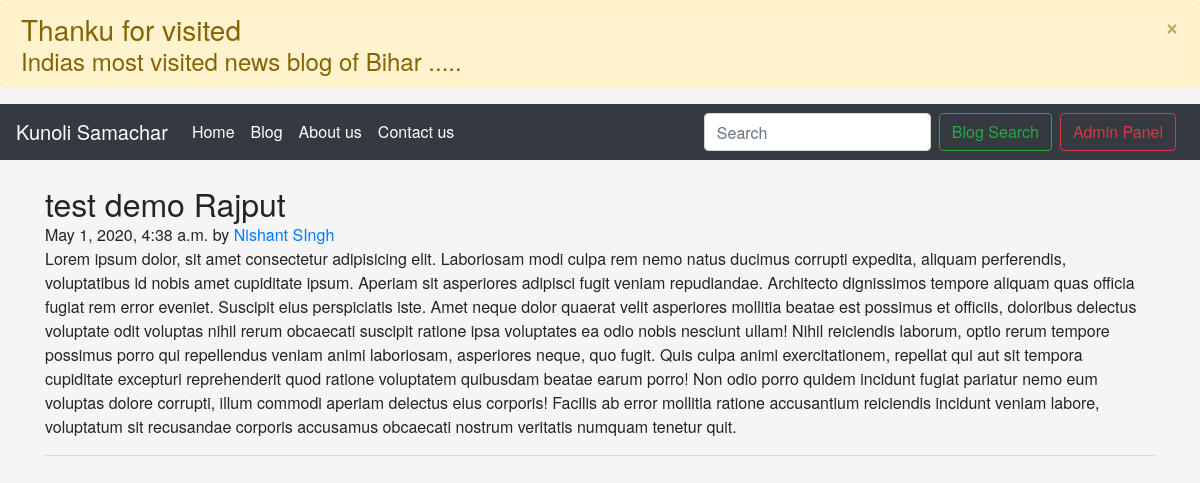
The app's page /blog/shivubabu with its own data.
### blog/models.py (models this page shows, shortened)
class Post(models.Model):
    sno=models.AutoField(primary_key=True)
    title=models.CharField(max_length=255)
    slug=models.CharField(max_length=150)
    content=models.TextField()
    author=models.CharField(max_length=23)
    timeStamp=models.DateTimeField(blank=True)

### blog/views.py (the view)
# urls.py: path('<str:slug>', views.blogpost, name='blogpost'),
def blogpost(request,slug):
    post=Post.objects.filter(slug=slug).first()
    context={'post': post}
    return render(request, 'blog/blogpost.html',context)

### templates/blog/blogpost.html (shortened to what this page needs)
{% extends "base.html" %}
{% block body %}
<div class="container my-4">
    <h2 class="bog-post-tittle">{{post.title}}</h2>
    <p class="blog-post-meta">{{post.timeStamp}} by <a href="/aboutus">{{post.author}}</a> </p>
    <p>{{post.content}}</p>
    <hr>
</div>
{% endblock body %}

### static/css/style.css (style rules this page uses)
body, h1, h2, h3, h4, p, ul, ol, form, fieldset, figure { margin: 0; padding: 0; }
div, figure, img, input, button { box-sizing: border-box; }
a { text-decoration: none; }

### records on screen
Post: title "test demo Rajput", timeStamp "May 1, 2020, 4:38 a.m.", author "Nishant SIngh", content "Lorem ipsum dolor, sit amet consectetur adipisicing elit. Laboriosam modi culpa rem nemo natus ducimus corrupti expedita, aliquam perferendis, voluptatibus id nobis amet cupiditate ipsum. Aperiam sit asperiores adipisci fugit veniam repudiandae. Architecto dignissimos tempore aliquam quas officia fugiat rem error eveniet. Suscipit eius perspiciatis iste. Amet neque dolor quaerat velit asperiores mollitia beatae est possimus et officiis, doloribus delectus voluptate odit voluptas nihil rerum obcaecati suscipit ratione ipsa voluptates ea odio nobis nesciunt ullam! Nihil reiciendis laborum, optio rerum tempore possimus porro qui repellendus veniam animi laboriosam, asperiores neque, quo fugit.…"
